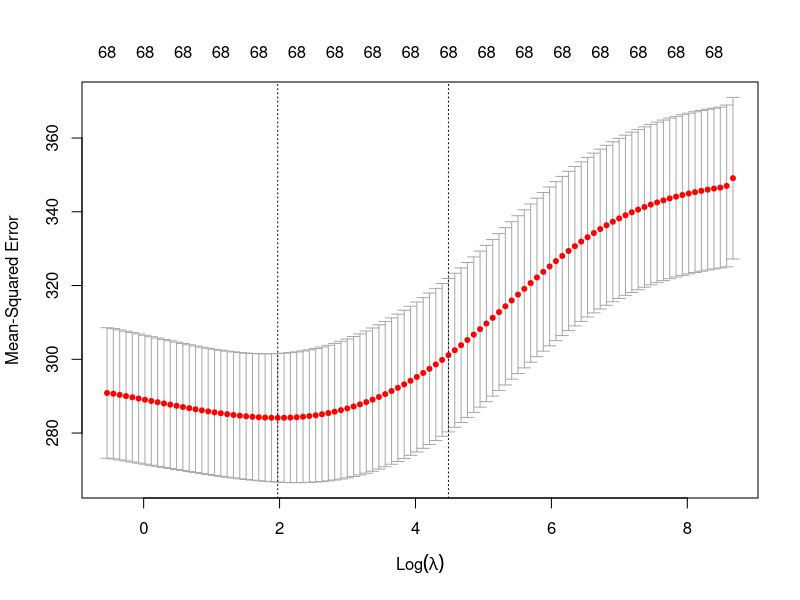
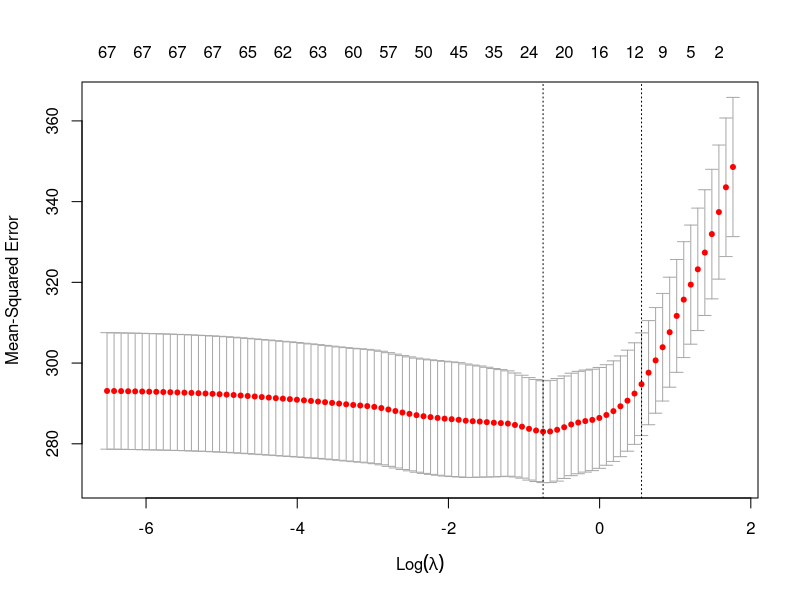

Here is the R script that generated these plots, in order: (Note: a time limit stopped this script after it produced the figures.)
library(glmnet)
library(caret)
library(MASS)
#Read datasets
trainset <- read.csv("data/music_origin_lat_train_set.csv", header=TRUE) 
testset <- read.csv("data/music_origin_lat_test_set.csv", header=TRUE)
#Subsets of x
xtrain <- trainset[,1:68]
xtest <- testset[,1:68]
musicset <- rbind(trainset, testset)
xmusicset <- musicset[,1:68]
#OLS with all variables as benchmark
lm.fit <- lm(y~., data=trainset)

lm.predict <- predict(lm.fit, newdata=testset)
#Aggregated data frame of different models' performance
Q2results <- data.frame("OLS", mean((lm.predict-testset$y)^2), 
                      mean(abs(lm.predict-testset$y)))
names(Q2results) <- c("Model", "MSE", "MAE")

#Stepwise, forward, backward based on AIC
set.seed(123)
fullmodel <- lm(y~., data=trainset)
emptymodel <- lm(y~1, data=trainset)
backward <- stepAIC(fullmodel,direction="backward", k=2)
forward <- stepAIC(emptymodel,direction="forward",scope=list(upper=fullmodel,lower=emptymodel), k=2)
stepwise <- stepAIC(emptymodel,direction="both",scope=list(upper=fullmodel,lower=emptymodel), k=2)

backward.predict <- predict(backward, newdata = testset)
forward.predict <- predict(forward, newdata = testset)
stepwise.predict <- predict(stepwise, newdata = testset)

Q2results[nrow(Q2results) + 1,] = list(Model="backward", MSE=mean((backward.predict-testset$y)^2), 
                                   MAE=mean(abs(backward.predict-testset$y)))
Q2results[nrow(Q2results) + 1,] = list(Model="forward", MSE=mean((forward.predict-testset$y)^2), 
                                   MAE=mean(abs(forward.predict-testset$y)))
Q2results[nrow(Q2results) + 1,] = list(Model="stepwise", MSE=mean((stepwise.predict-testset$y)^2), 
                                   MAE=mean(abs(stepwise.predict-testset$y)))

#Ridge Regression
ridge.fit <- cv.glmnet(as.matrix(xtrain), trainset$y, alpha = 0)
plot(ridge.fit)

predridge <- predict(ridge.fit, new=as.matrix(xtest), s="lambda.min")

Q2results[nrow(Q2results) + 1,] = list(Model="Ridge Regression", MSE=mean((predridge-testset$y)^2), 
                                   MAE=mean(abs(predridge-testset$y)))

#Lasso Regression
lasso.fit <- cv.glmnet(as.matrix(xtrain), trainset$y, alpha = 1)
plot(lasso.fit)

predlasso <- predict(lasso.fit, new=as.matrix(xtest), s="lambda.min")

Q2results[nrow(Q2results) + 1,] = list(Model="Lasso Regression", MSE=mean((predlasso-testset$y)^2), 
                                   MAE=mean(abs(predlasso-testset$y)))

#Elastic net with alpha=0.5, 0.2 and 0.8
elnet0.2.fit <- cv.glmnet(as.matrix(xtrain), trainset$y, alpha = 0.2)
elnet0.5.fit <- cv.glmnet(as.matrix(xtrain), trainset$y, alpha = 0.5)
elnet0.8.fit <- cv.glmnet(as.matrix(xtrain), trainset$y, alpha = 0.8)

predelnet0.2 <- predict(elnet0.2.fit, new=as.matrix(xtest), s="lambda.min")
predelnet0.5 <- predict(elnet0.5.fit, new=as.matrix(xtest), s="lambda.min")
predelnet0.8 <- predict(elnet0.8.fit, new=as.matrix(xtest), s="lambda.min")


Q2results[nrow(Q2results) + 1,] = list(Model="Elastic Net Alpha=0.2", MSE=mean((predelnet0.2-testset$y)^2), 
                                   MAE=mean(abs(predelnet0.2-testset$y)))
Q2results[nrow(Q2results) + 1,] = list(Model="Elastic Net Alpha=0.5", MSE=mean((predelnet0.5-testset$y)^2), 
                                   MAE=mean(abs(predelnet0.5-testset$y)))
Q2results[nrow(Q2results) + 1,] = list(Model="Elastic Net Alpha=0.8", MSE=mean((predelnet0.8-testset$y)^2), 
                                   MAE=mean(abs(predelnet0.8-testset$y)))

#Elastic net with optimal alpha and lambda using caret
alpha.grid <- seq(0, 1, 0.01)
srchGrd = expand.grid(.alpha = alpha.grid, .lambda = "all")

elnet.fit <- train(
  y ~., data = trainset, method = "glmnet",
  trControl = trainControl("cv", number = 10),
  tuneLength = 10, tuneGrid = srchGrd
)

optimal.alpha  <- elnet.fit$bestTune$alpha 
optimal.lambda <- elnet.fit$bestTune$lambda

optimal.elnet.fit <- glmnet(as.matrix(xtrain), trainset$y, alpha = optimal.alpha, lambda = optimal.lambda)

predoptimalelnet <- predict(optimal.elnet.fit, newx=as.matrix(xtest))

Q2results[nrow(Q2results) + 1,] = list(Model="Optimal Elastic Net Caret", MSE=mean((predoptimalelnet-testset$y)^2), 
                                   MAE=mean(abs(predoptimalelnet-testset$y)))

#Elastic net with own function 
cv.optimalElasticNet <- function(seed, x, y, fold, alpha, lambda, xtrain, ytrain, xtest, ytest) {
  
  set.seed(seed)
  #Create equally sized folds
  folds <- cut(seq(1,nrow(x)),breaks=fold,labels=FALSE)
  #alpha lambda grid search
  searchgrid <- expand.grid(alpha, lambda)
  grid <- nrow(searchgrid)
  #Store intermediate results for MSE and MAE for alpha-lambda combinations
  tuneResults <- cbind(searchgrid, data.frame(matrix(0, ncol = fold , nrow=grid)))
  #Perform cross validation to tune alpha and lambda based on MSE like caret does
  for (i in 1:grid) {
    for(j in 1:fold){
      #Segment data by fold using the which() function 
      testIndexes <- which(folds==j,arr.ind=TRUE)
      testx <- x[testIndexes, ]
      testy <- y[testIndexes]
      trainx <- x[-testIndexes, ]
      trainy <- y[-testIndexes]
      #Fit and test the alpha-lambda combination for elastic net
      model.fit <- glmnet(as.matrix(trainx) , trainy , alpha = tuneResults[i,1] , lambda = tuneResults[i,2])
      model.pred <- predict(model.fit , as.matrix(testx) , s=model.fit$lambda)
      meanSquaredError <- mean((model.pred - testy)^2)
      
      tuneResults[i, j+2] <- meanSquaredError
    }
  }
  #Calculate average MSE and use that alpha-lambda for optimal model
  tuneResults$MSE_AVG <- rowMeans(tuneResults[,3:(3+fold-1)])
  optimalAlpha <- tuneResults[which(tuneResults$MSE_AVG==min(tuneResults$MSE_AVG)), 1]
  optimalLambda <- tuneResults[which(tuneResults$MSE_AVG==min(tuneResults$MSE_AVG)), 2]
  
  optimal.model.fit <- glmnet(as.matrix(xtrain) , ytrain , alpha = optimalAlpha , lambda = optimalLambda)
  optimal.model.pred <- predict(optimal.model.fit , as.matrix(xtest) , s=model.fit$lambda)
  
  optimalMSE <- mean((optimal.model.pred - ytest)^2)
  optimalMAE <- mean(abs(optimal.model.pred - ytest))
  
  #optimalResult <- list("Optimal Elastic Net No Caret", optimalMSE, optimalMAE)
  optimalResult <- data.frame("Optimal Elastic Net No Caret", optimalMSE, 
                              optimalMAE)
  names(optimalResult) <- c("Model", "MSE", "MAE")
  return(optimalResult)
}

alpha.grid <- seq(0, 1, 0.01)
lambda.grid <- seq(1,3, 0.1)
ElasticNetNoCaret <- cv.optimalElasticNet(123456, xmusicset, musicset$y, 10, alpha.grid, lambda.grid, xtrain, trainset$y, xtest, testset$y)
Q2results[nrow(Q2results) + 1,] = list(Model=ElasticNetNoCaret$Model,MSE=ElasticNetNoCaret$MSE, MAE=ElasticNetNoCaret$MAE)


#Relax Lasso Regression
relax.lasso.fit <- cv.glmnet(as.matrix(xtrain), trainset$y, alpha = 1, relax=TRUE)

predrelaxlasso <- predict(relax.lasso.fit, new=as.matrix(xtest), s="lambda.min", gamma="gamma.min")

Q2results[nrow(Q2results) + 1,] = list(Model="Relaxed Lasso", MSE=mean((predrelaxlasso-testset$y)^2), 
                                   MAE=mean(abs(predrelaxlasso-testset$y)))
